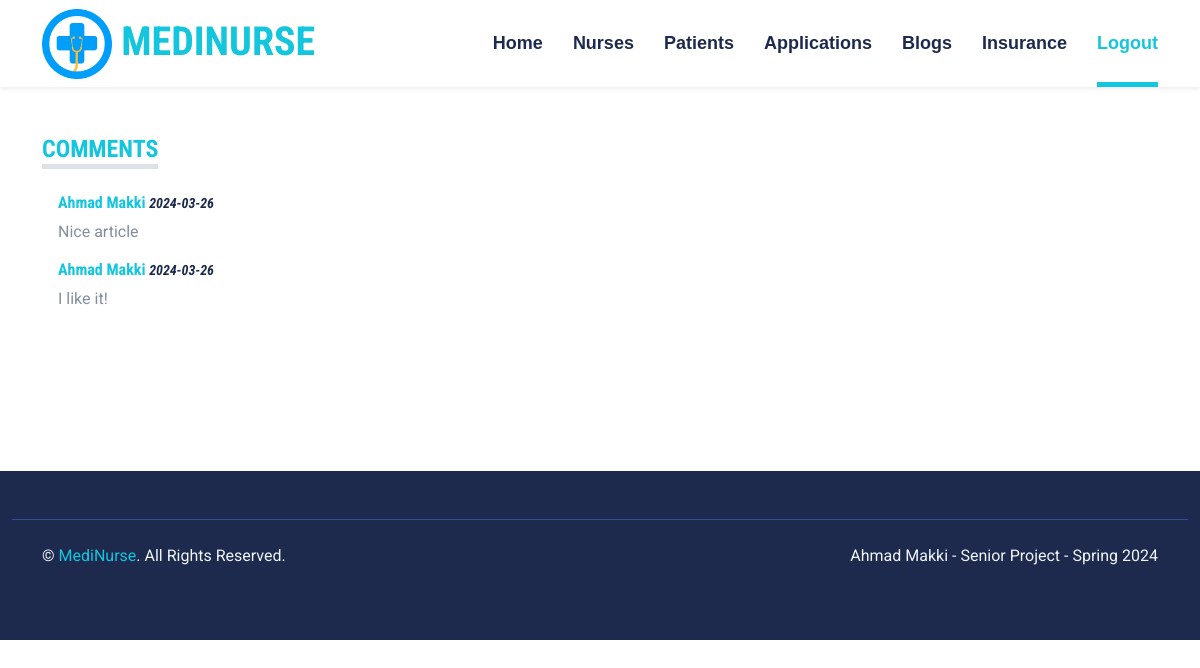
/admin/view-comments.php?id=6, run on the app's committed database.
### tables this page shows
CREATE TABLE IF NOT EXISTS `comments` (
  `commentID` int(11) NOT NULL AUTO_INCREMENT,
  `comment` text NOT NULL,
  `date` date NOT NULL,
  `blogID` int(11) NOT NULL,
  `patientID` int(11) NOT NULL,
  PRIMARY KEY (`commentID`)
);

CREATE TABLE IF NOT EXISTS `patients` (
  `patientID` int(11) NOT NULL,
  `first_name` varchar(100) NOT NULL,
  `last_name` varchar(100) NOT NULL,
  `address` varchar(100) NOT NULL,
  `phone` int(11) NOT NULL,
  `gender` varchar(100) NOT NULL,
  `birthdate` date NOT NULL,
  `password` varchar(100) NOT NULL,
  PRIMARY KEY (`patientID`)
);

### admin/view-comments.php (the view, shortened to what this page needs)
<?php include "head.php"; ?>
<body>
<?php include "navbar.php"; ?>
<div class="container py-5">
        <div class="row g-5">
            <div class="col-lg-8">
<div class="mb-5">
                    <h4 class="d-inline-block text-primary text-uppercase border-bottom border-5 mb-4">Comments</h4>
                    <div class="d-flex mb-4">
                        <div class="ps-3">
<?php
$bid = $_GET['id'];
$resultc = mysqli_query($con,"SELECT * FROM comments WHERE blogID='$bid'");
if(mysqli_num_rows($resultc)>0){
while($rowc = mysqli_fetch_array($resultc)){
    $patientid = $rowc["patientID"];
    $resultp = mysqli_query($con,"SELECT * FROM patients WHERE patientID='$patientid'");
    $rowp = mysqli_fetch_array($resultp);
?>
                            <h6><a href=""><?php echo $rowp["first_name"]?> <?php echo $rowp["last_name"]?></a>
                            <small><i> <?php echo $rowc["date"]?></i></small></h6>
                            <p><?php echo $rowc["comment"]?></p>
                            <?php }} ?>
                        </div>
                    </div>
                </div>
            </div></div>
            </div>
<?php include "footer.php"; ?>

### css/style.css (style rules this page uses)
:root { --primary: #13C5DD; --secondary: #354F8E; --light: #EFF5F9; --dark: #1D2A4D; }

### data on the page
comments: patientID.first_name "Ahmad", patientID.last_name "Makki", date "2024-03-26", comment "Nice article"
comments: patientID.first_name "Ahmad", patientID.last_name "Makki", date "2024-03-26", comment "I like it!"
